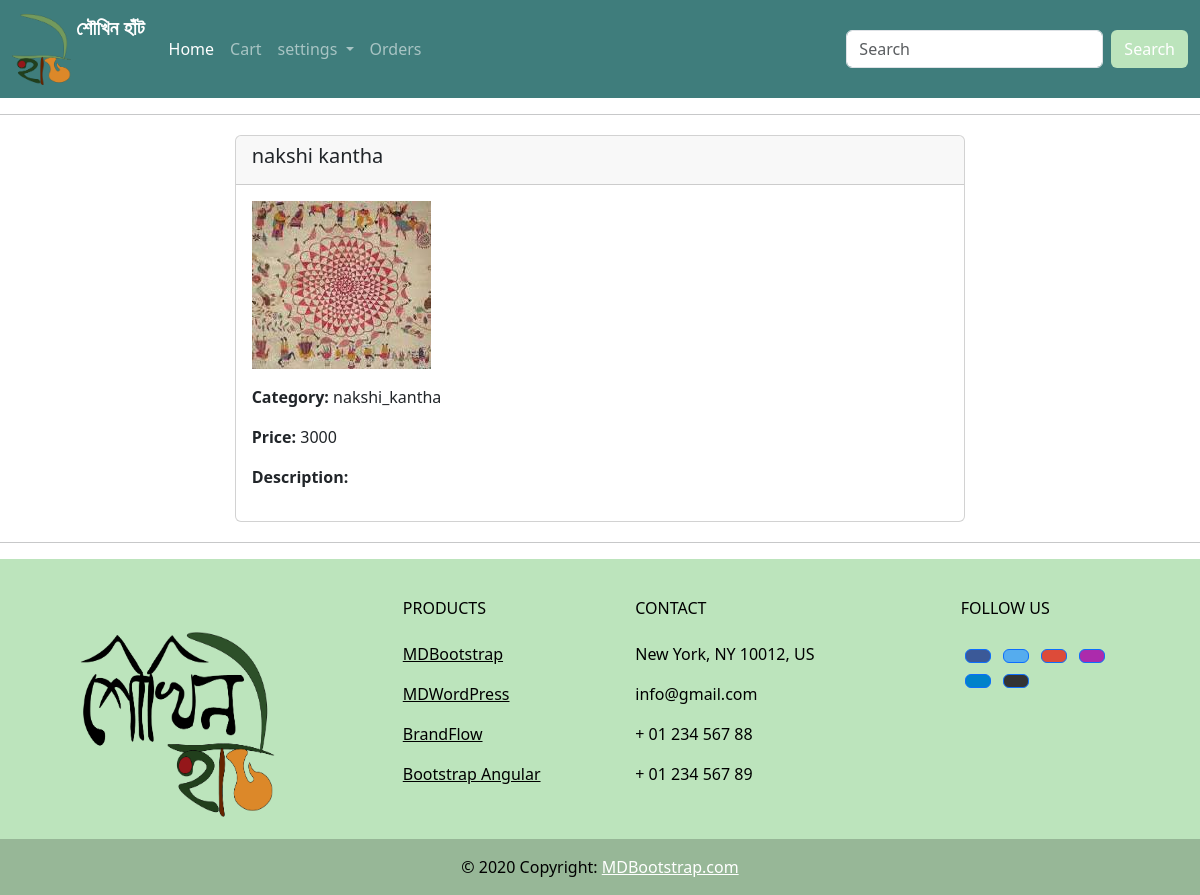
Page /product_details/7 on the committed database.
### shoukhin/models.py (models this page shows, shortened)
class product(models.Model):
    CATEGORY_CHOICES = CATEGORY_CHOICES = [
        ('jute', 'Jute'),
        ('clothing', 'Clothing'),
        ('jewellery', 'Jewellery'),
        ('food', 'Food'),
        ('home_decor', 'Home Decor'),
        ('pottery', 'Pottery'),
        ('nakshi_kantha', 'Nakshi Kantha'),
        ('others', 'Others'),
    ]
    name = models.CharField(max_length=200)
    price = models.IntegerField()
    description = models.TextField(blank=True,null=True)
    measurements = models.CharField(max_length=300)
    category = models.CharField(max_length=100, choices=CATEGORY_CHOICES, default='others')
    image = models.ImageField(upload_to='static/images', blank=True, null=True, default='static/images/default_no_img.jfif')
    stock = models.IntegerField(default=0)

### shoukhin/views.py (the view)
# urls.py: path('product_details/<str:id>', s_view.view_product, name='view_product'),
def view_product(request,id):
    prod=product.objects.get(pk=id)
    context = {
        'product': prod,
    }
    return render(request, template_name='body/view_product.html',context=context)

### shoukhin/template/body/view_product.html
{% extends 'body/main.html' %}
{% load static %}
{% block content %}
<div class="container">
  <div class="row justify-content-center">
    <div class="col-md-8">
      <div class="card">
        <div class="card-header">
          <h5 class="card-title">{{ product.name }}</h5>
        </div>
        <div class="card-body">
          {% if product.image %}
          <img src="{{ product.image.url }}" alt="Product Image" class="img-fluid mb-3">
          {% else %}
          <p>No Image Available</p>
          {% endif %}
          <p><strong>Category:</strong> {{ product.category }}</p>
          <p><strong>Price:</strong> {{ product.price }}</p>
          <p><strong>Description:</strong> {{ product.description }}</p>
        </div>
      </div>
    </div>
  </div>
</div>
{% endblock %}

### rows in the picture
product: name "nakshi kantha", image (picture), category "nakshi_kantha", price "3000"
